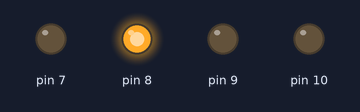
The sketch below on a simulated Arduino Uno, built with avr-gcc and run on an emulated ATmega328P. On the bench: output pins drawn as LEDs (lit = HIGH).

Above: at 0.5 s.
At 2.5 s:
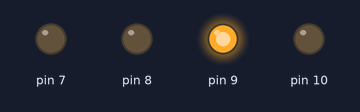
At 3.5 s:
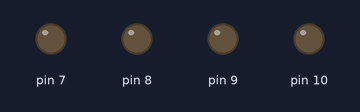
Timing chart, 0 to 5.2 s (numbered marks = the images above):
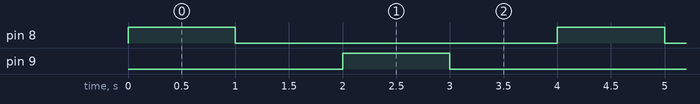

Measured:
- by itself, pin 8, pin 9: alternates HIGH for 1.0 s and LOW for 3.0 s
- by itself, everything shown: repeats every 4.0 s, in 4 steps

The sketch:

test_vibrator_both_sides.ino
```cpp
void setup() {
  // initialize digital pin 13 as an output.
  pinMode(8, OUTPUT);
  pinMode(9, OUTPUT);

  pinMode(7, OUTPUT);
  pinMode(10, OUTPUT);
}

// the loop function runs over and over again forever
void loop() {
  digitalWrite(7, LOW);
  digitalWrite(10, LOW);


  digitalWrite(8, HIGH);   // turn the LED on (HIGH is the voltage level)
  digitalWrite(7, LOW);
  digitalWrite(10, LOW);

  delay(1000);              // wait for a second
  digitalWrite(8, LOW);    // turn the LED off by making the voltage LOW
digitalWrite(7, LOW);
  digitalWrite(10, LOW);

  delay(1000);
    digitalWrite(9, HIGH);   // turn the LED on (HIGH is the voltage level)
digitalWrite(7, LOW);
  digitalWrite(10, LOW);

  delay(1000);              // wait for a second

  digitalWrite(9, LOW);    // turn the LED off by making the voltage LOW
  digitalWrite(7, LOW);
  digitalWrite(10, LOW);

  delay(1000);  // wait for a second
}
```
